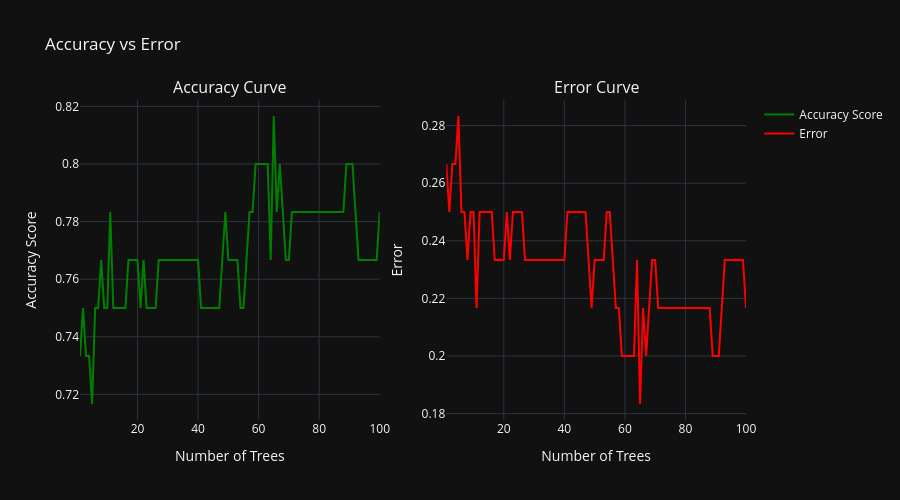
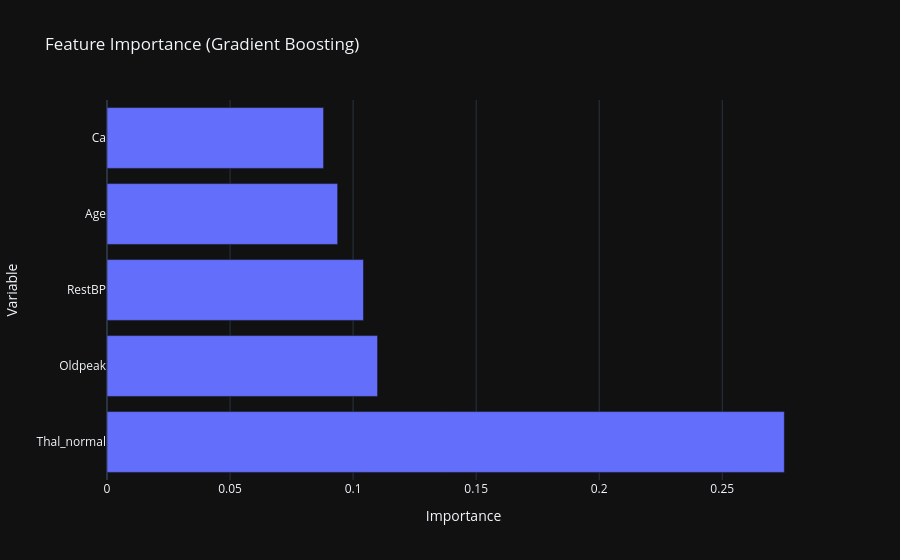

Source (notebook cell) for these figures, in order:
### Code cell
#EJERCICIO 6
import pandas as pd
from sklearn.model_selection import train_test_split
from sklearn.metrics import accuracy_score
from sklearn.ensemble import AdaBoostClassifier, GradientBoostingClassifier
import plotly.express as px
import plotly.graph_objects as go
from plotly.subplots import make_subplots

url = 'https://www.statlearning.com/s/Heart.csv'

heart_df = pd.read_csv(url)
if 'Unnamed: 0' in heart_df.columns:
    heart_df = heart_df.drop('Unnamed: 0', axis=1)
heart_df_clean = heart_df.dropna()
X = heart_df_clean.drop('AHD', axis=1)
y = heart_df_clean['AHD']
X_encoded = pd.get_dummies(X, drop_first=True)
X_train, X_test, y_train, y_test = train_test_split(X_encoded, y, test_size=0.2, random_state=42, stratify=y)



model=GradientBoostingClassifier(n_estimators=100, learning_rate=0.1,random_state=100, max_depth=5)
model.fit(X_train, y_train)
scores = []
errors = []
for y_pred in model.staged_predict(X_test):
    acc = accuracy_score(y_test, y_pred)
    scores.append(acc)
    errors.append(1 - acc)

df_acc = pd.DataFrame({'n_tree': [i for i in range(1, len(scores) + 1)], 'accuracy': scores})
df_error = pd.DataFrame({'n_tree': [i for i in range(1, len(scores) + 1)], 'error': errors})



fig = make_subplots(rows=1, cols=2, subplot_titles=('Accuracy Curve', 'Error Curve'))

trace_accuracy = go.Scatter(x=df_acc['n_tree'], y=df_acc['accuracy'], name='Accuracy Score', marker=dict(color='green'), mode='lines')
trace_error = go.Scatter(x=df_error['n_tree'], y=df_error['error'], name='Error', marker=dict(color='red'), mode='lines')

fig.add_trace(trace_accuracy, row =1, col=1)
fig.add_trace(trace_error, row=1, col=2)
fig.update_layout(bargap=0.5, title='Accuracy vs Error', height=500, showlegend=True)
fig.update_xaxes(title_text="Number of Trees", row=1, col=1)
fig.update_xaxes(title_text="Number of Trees", row=1, col=2)
fig.update_yaxes(title_text="Accuracy Score", row=1, col=1)
fig.update_yaxes(title_text="Error", row=1, col=2)
fig.show()



### EJERCICIO 7
importances = model.feature_importances_
feature_names = X_encoded.columns

importance_df = pd.DataFrame({'feature': feature_names, 'importance': importances})
importance_df = importance_df.sort_values(by='importance', ascending=False)
fig = px.bar(
    importance_df.head(5),
    x='importance',
    y='feature',
    orientation='h',
    title='Feature Importance (Gradient Boosting)',
    labels={'feature': 'Variable', 'importance': 'Importance'}
)
fig.show()

### Figure 1 — Plotly figure (JSON) as saved in the notebook; plotly's stock layout.template omitted (floating-point values rounded to 4 significant figures)
{"data": [{"marker": {"color": "green"}, "mode": "lines", "name": "Accuracy Score", "x": [1, 2, 3, 4, 5, 6, 7, 8, 9, 10, 11, 12, 13, 14, 15, 16, 17, 18, 19, 20, 21, 22, 23, 24, 25, 26, 27, 28, 29, 30, 31, 32, 33, 34, 35, 36, 37, 38, 39, 40, 41, 42, 43, 44, 45, 46, 47, 48, 49, 50, 51, 52, 53, 54, 55, 56, 57, 58, 59, 60, 61, 62, 63, 64, 65, 66, 67, 68, 69, 70, 71, 72, 73, 74, 75, 76, 77, 78, 79, 80, 81, 82, 83, 84, 85, 86, 87, 88, 89, 90, 91, 92, 93, 94, 95, 96, 97, 98, 99, 100], "y": [0.7333, 0.75, 0.7333, 0.7333, 0.7167, 0.75, 0.75, 0.7667, 0.75, 0.75, 0.7833, 0.75, 0.75, 0.75, 0.75, 0.75, 0.7667, 0.7667, 0.7667, 0.7667, 0.75, 0.7667, 0.75, 0.75, 0.75, 0.75, 0.7667, 0.7667, 0.7667, 0.7667, 0.7667, 0.7667, 0.7667, 0.7667, 0.7667, 0.7667, 0.7667, 0.7667, 0.7667, 0.7667, 0.75, 0.75, 0.75, 0.75, 0.75, 0.75, 0.75, 0.7667, 0.7833, 0.7667, 0.7667, 0.7667, 0.7667, 0.75, 0.75, 0.7667, 0.7833, 0.7833, 0.8, 0.8, 0.8, 0.8, 0.8, 0.7667, 0.8167, 0.7833, 0.8, 0.7833, 0.7667, 0.7667, 0.7833, 0.7833, 0.7833, 0.7833, 0.7833, 0.7833, 0.7833, 0.7833, 0.7833, 0.7833, 0.7833, 0.7833, 0.7833, 0.7833, 0.7833, 0.7833, 0.7833, 0.7833, 0.8, 0.8, 0.8, 0.7833, 0.7667, 0.7667, 0.7667, 0.7667, 0.7667, 0.7667, 0.7667, 0.7833], "type": "scatter", "xaxis": "x", "yaxis": "y"}, {"marker": {"color": "red"}, "mode": "lines", "name": "Error", "x": [1, 2, 3, 4, 5, 6, 7, 8, 9, 10, 11, 12, 13, 14, 15, 16, 17, 18, 19, 20, 21, 22, 23, 24, 25, 26, 27, 28, 29, 30, 31, 32, 33, 34, 35, 36, 37, 38, 39, 40, 41, 42, 43, 44, 45, 46, 47, 48, 49, 50, 51, 52, 53, 54, 55, 56, 57, 58, 59, 60, 61, 62, 63, 64, 65, 66, 67, 68, 69, 70, 71, 72, 73, 74, 75, 76, 77, 78, 79, 80, 81, 82, 83, 84, 85, 86, 87, 88, 89, 90, 91, 92, 93, 94, 95, 96, 97, 98, 99, 100], "y": [0.2667, 0.25, 0.2667, 0.2667, 0.2833, 0.25, 0.25, 0.2333, 0.25, 0.25, 0.2167, 0.25, 0.25, 0.25, 0.25, 0.25, 0.2333, 0.2333, 0.2333, 0.2333, 0.25, 0.2333, 0.25, 0.25, 0.25, 0.25, 0.2333, 0.2333, 0.2333, 0.2333, 0.2333, 0.2333, 0.2333, 0.2333, 0.2333, 0.2333, 0.2333, 0.2333, 0.2333, 0.2333, 0.25, 0.25, 0.25, 0.25, 0.25, 0.25, 0.25, 0.2333, 0.2167, 0.2333, 0.2333, 0.2333, 0.2333, 0.25, 0.25, 0.2333, 0.2167, 0.2167, 0.2, 0.2, 0.2, 0.2, 0.2, 0.2333, 0.1833, 0.2167, 0.2, 0.2167, 0.2333, 0.2333, 0.2167, 0.2167, 0.2167, 0.2167, 0.2167, 0.2167, 0.2167, 0.2167, 0.2167, 0.2167, 0.2167, 0.2167, 0.2167, 0.2167, 0.2167, 0.2167, 0.2167, 0.2167, 0.2, 0.2, 0.2, 0.2167, 0.2333, 0.2333, 0.2333, 0.2333, 0.2333, 0.2333, 0.2333, 0.2167], "type": "scatter", "xaxis": "x2", "yaxis": "y2"}], "layout": {"xaxis": {"anchor": "y", "domain": [0.0, 0.45], "title": {"text": "Number of Trees"}}, "yaxis": {"anchor": "x", "domain": [0.0, 1.0], "title": {"text": "Accuracy Score"}}, "xaxis2": {"anchor": "y2", "domain": [0.55, 1.0], "title": {"text": "Number of Trees"}}, "yaxis2": {"anchor": "x2", "domain": [0.0, 1.0], "title": {"text": "Error"}}, "annotations": [{"font": {"size": 16}, "showarrow": false, "text": "Accuracy Curve", "x": 0.225, "xanchor": "center", "xref": "paper", "y": 1.0, "yanchor": "bottom", "yref": "paper"}, {"font": {"size": 16}, "showarrow": false, "text": "Error Curve", "x": 0.775, "xanchor": "center", "xref": "paper", "y": 1.0, "yanchor": "bottom", "yref": "paper"}], "bargap": 0.5, "title": {"text": "Accuracy vs Error"}, "height": 500, "showlegend": true}}

### Figure 2 — Plotly figure (JSON) as saved in the notebook; plotly's stock layout.template omitted (floating-point values rounded to 4 significant figures)
{"data": [{"hovertemplate": "Importance=%{x}<br>Variable=%{y}<extra></extra>", "legendgroup": "", "marker": {"color": "#636efa", "pattern": {"shape": ""}}, "name": "", "orientation": "h", "showlegend": false, "textposition": "auto", "x": [0.2752, 0.1099, 0.1042, 0.09373, 0.088], "xaxis": "x", "y": ["Thal_normal", "Oldpeak", "RestBP", "Age", "Ca"], "yaxis": "y", "type": "bar"}], "layout": {"xaxis": {"anchor": "y", "domain": [0.0, 1.0], "title": {"text": "Importance"}}, "yaxis": {"anchor": "x", "domain": [0.0, 1.0], "title": {"text": "Variable"}}, "legend": {"tracegroupgap": 0}, "title": {"text": "Feature Importance (Gradient Boosting)"}, "barmode": "relative"}}
